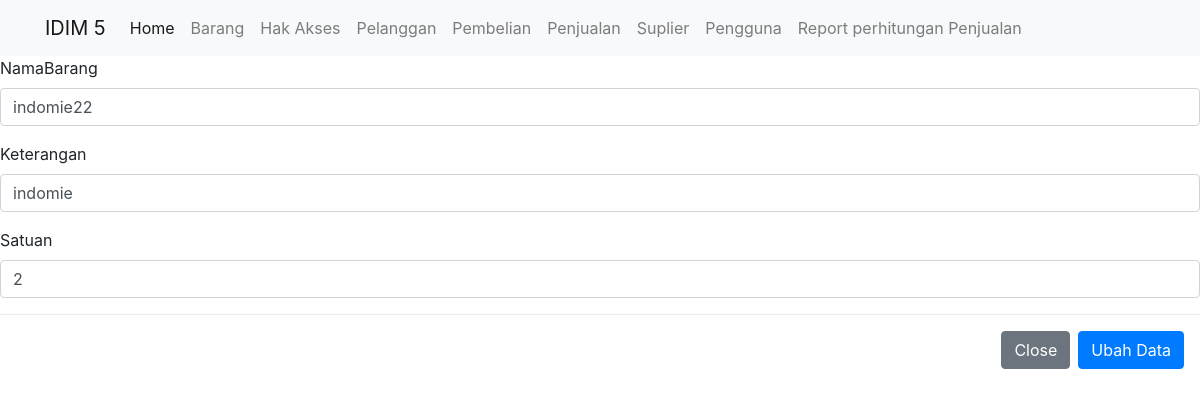
Page /public/barang/ubahDetail/4 on the committed database.
### tables this page shows
CREATE TABLE `barang` (
  `IdBarang` int(11) NOT NULL,
  `NamaBarang` varchar(255) NOT NULL,
  `Keterangan` varchar(255) NOT NULL,
  `Satuan` int(11) DEFAULT NULL,
  `IdPengguna` int(11) DEFAULT NULL
);

### app/core/Controller.php (called while the page is built, shortened)
<?php
class Controller {
    public function view($view, $data = [])
    {
        require_once '../app/views/' . $view . '.php';
    }
    public function model($model)
    {
        return new $model;
    }
}

### app/controllers/Barang.php (called while the page is built, shortened)
<?php
class Barang extends Controller {
    public function ubahDetail($id)
    {
        $data['judul'] = 'Detail Barang';
        $data['br'] = $this->model('Barang_model')->getBarangById($id);
        $this->view('barang/ubah', $data);
    }
}

### app/core/App.php (called while the page is built, shortened)
<?php
class App {
    protected $method = 'index';
    protected $params = [];
    public function __construct()
    {
        $url = $this->parseURL();
        if( file_exists('../app/controllers/' . $url[0] . '.php') ) {
            unset($url[0]);
        }
        $this->controller = new $this->controller;
        if( isset($url[1]) ) {
            if( method_exists($this->controller, $url[1]) ) {
                $this->method = $url[1];
                unset($url[1]);
            }
        }
        if( !empty($url) ) {
            $this->params = array_values($url);
        }
        call_user_func_array([$this->controller, $this->method], $this->params);
    }
    public function parseURL()
    {
        if( isset($_GET['url']) ) {
            $url = rtrim($_GET['url'], '/');
            $url = filter_var($url, FILTER_SANITIZE_URL);
            $url = explode('/', $url);
            return $url;
        }
    }
}

### public/index.php (called while the page is built, shortened)
<?php
$app = new App;

### app/core/Database.php (called while the page is built, shortened)
<?php
class Database {
    private $host = DB_HOST;
    private $user = DB_USER;
    private $pass = DB_PASS;
    private $db_name = DB_NAME;
    private $dbh;
    private $stmt;
    public function __construct()
    {
        $dsn = 'mysql:host=' . $this->host . ';dbname=' . $this->db_name;
        $option = [
            PDO::ATTR_PERSISTENT => true,
            PDO::ATTR_ERRMODE => PDO::ERRMODE_EXCEPTION
        ];
        try {
            $this->dbh = new PDO($dsn, $this->user, $this->pass, $option);
        } catch(PDOException $e) {
            die($e->getMessage());
        }
    }
    public function query($query)
    {
        $this->stmt = $this->dbh->prepare($query);
    }
    public function bind($param, $value, $type = null)
    {
        if( is_null($type) ) {
            switch( true ) {
                default :
                    $type = PDO::PARAM_STR;
            }
        }
        $this->stmt->bindValue($param, $value, $type);
    }
    public function execute()
    {
        $this->stmt->execute();
    }
    public function single()
    {
        $this->execute();
        return $this->stmt->fetch(PDO::FETCH_ASSOC);
    }
}

### app/models/Barang_model.php (called while the page is built, shortened)
<?php
class Barang_model {
    private $table = 'barang';
    private $db;
    public function __construct()
    {
        $this->db = new Database;
    }
    public function getBarangById($IdBarang)
    {
        $this->db->query('SELECT * FROM ' . $this->table . ' WHERE IdBarang=:IdBarang');
        $this->db->bind('IdBarang', $IdBarang);
        return $this->db->single();
    }
}

### app/views/barang/ubah.php (the view, shortened to what this page needs)
<div>
<form action="<?= BASEURL; ?>/barang/ubah" method="post">
          <div class="form-group">
            <label for="NamaBarang">NamaBarang</label>
            <input type="text" class="form-control" id="NamaBarang" name="NamaBarang" value="<?= $data['br']['NamaBarang']; ?>">
          </div>
          <div class="form-group">
            <label for="Keterangan">Keterangan</label>
            <input type="text" class="form-control" id="Keterangan" name="Keterangan" value="<?= $data['br']['Keterangan']; ?>">
          </div>
          <div class="form-group">
            <label for="Satuan">Satuan</label>
            <input type="number" class="form-control" id="Satuan" name="Satuan" value="<?= $data['br']['Satuan']; ?>">
          </div>
      </div>
      <div class="modal-footer">
          <button type="button" class="btn btn-secondary" data-dismiss="modal">Close</button>
          <button type="submit" class="btn btn-primary">Ubah Data</button>
</div>

### rows in the picture
barang: NamaBarang "indomie22", Keterangan "indomie", Satuan "2"
